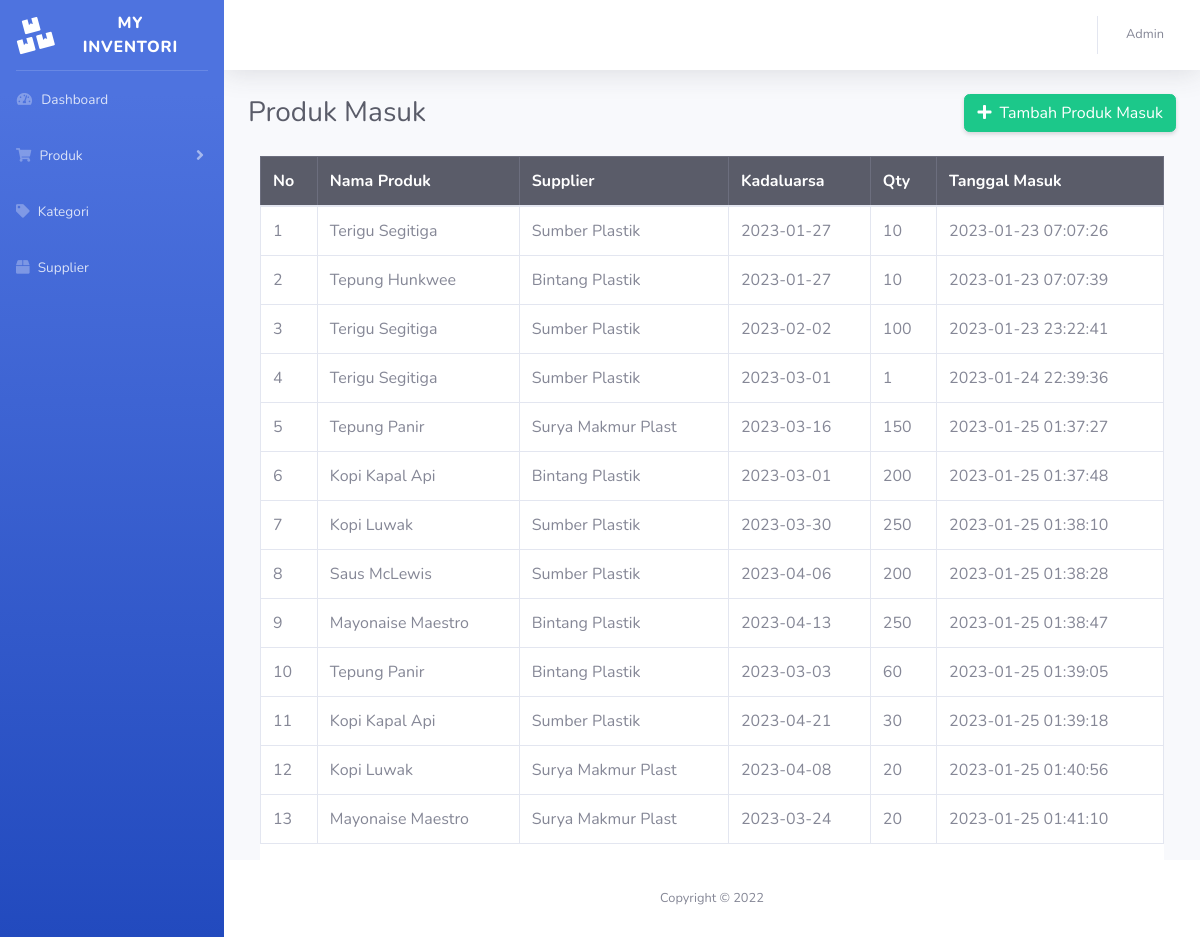
The page /produk_masuk.php (signed in) on the database its author committed.
### tables this page shows
CREATE TABLE `produk_masuk` (
  `id_masuk` int(255) NOT NULL,
  `id_produk` int(255) NOT NULL,
  `id_supplier` int(255) NOT NULL,
  `kadaluarsa` date NOT NULL,
  `qty` int(255) NOT NULL,
  `tgl_masuk` timestamp NOT NULL DEFAULT current_timestamp()
);

CREATE TABLE `produk` (
  `id_produk` int(255) NOT NULL,
  `nama_produk` varchar(255) NOT NULL,
  `id_kategori` int(255) NOT NULL,
  `harga` int(255) NOT NULL
);

CREATE TABLE `supplier` (
  `id_supplier` int(255) NOT NULL,
  `nama_supplier` varchar(255) NOT NULL,
  `alamat` varchar(255) NOT NULL,
  `email` varchar(255) NOT NULL,
  `telpon` varchar(255) NOT NULL
);

### produk_masuk.php (the view, shortened to what this page needs)
<?php
include '_koneksi.php';
$sql = "SELECT * FROM produk_masuk
INNER JOIN produk ON produk_masuk.id_produk = produk.id_produk
INNER JOIN supplier ON produk_masuk.id_supplier = supplier.id_supplier
ORDER BY id_masuk";
$result = $conn->query($sql);
if ($result->num_rows > 0) {
  while($row = $result->fetch_assoc()) {
    $produk_masuk[] = $row;
  }
} else {
  echo "0 results";
}
?>
<!DOCTYPE html>
<html lang="en">
<head>
    <link href="vendor/fontawesome-free/css/all.min.css" rel="stylesheet" type="text/css">
    <link href="css/sb-admin-2.min.css" rel="stylesheet">
</head>
<body id="page-top">
    <div id="wrapper">
		<?php include 'inc/sidebar.php'; ?>
        <div id="content-wrapper" class="d-flex flex-column">
            <div id="content">
				<?php include 'inc/topbar.php'; ?>
                <div class="container-fluid">
					<div class="d-sm-flex align-items-center justify-content-between mb-4">
						<h1 class="h3 mb-0 text-gray-800">Produk Masuk</h1>
						<a href="produk_masuk_tambah.php" class="btn btn-success shadow-sm">
						<i class="fas fa-plus mr-1"></i> Tambah Produk Masuk</a>
					</div>
					<div class="container">
						<div class="row bg-white">
							<table class="table table-bordered" id="dataTable" cellspacing="0">
								<thead class="table-dark">
									<tr>
										<th>No</th>
										<th>Nama Produk</th>
										<th>Supplier</th>
										<th>Kadaluarsa</th>
										<th>Qty</th>
										<th>Tanggal Masuk</th>
									</tr>
								</thead>
								<tbody>
								<?php foreach($produk_masuk as $produk_masuk): ?>
									<tr>
										<td><?= $produk_masuk['id_masuk'] ?></td>
										<td><?= $produk_masuk['nama_produk'] ?></td>
										<td><?= $produk_masuk['nama_supplier'] ?></td>
										<td><?= $produk_masuk['kadaluarsa'] ?></td>
										<td><?= $produk_masuk['qty'] ?></td>
										<td><?= $produk_masuk['tgl_masuk'] ?></td>
									</tr>
								<?php endforeach; ?>
								</tbody>
							</table>
						</div>
					</div>
                </div>
            </div>
			<?php include 'inc/footer.php'; ?>
        </div>
    </div>
</body>
</html>

### rows shown on the page
produk_masuk: id_masuk "1", id_produk.nama_produk "Terigu Segitiga", id_supplier.nama_supplier "Sumber Plastik", kadaluarsa "2023-01-27", qty "10", tgl_masuk "2023-01-23 07:07:26"
produk_masuk: id_masuk "2", id_produk.nama_produk "Tepung Hunkwee", id_supplier.nama_supplier "Bintang Plastik", kadaluarsa "2023-01-27", qty "10", tgl_masuk "2023-01-23 07:07:39"
produk_masuk: id_masuk "3", id_produk.nama_produk "Terigu Segitiga", id_supplier.nama_supplier "Sumber Plastik", kadaluarsa "2023-02-02", qty "100", tgl_masuk "2023-01-23 23:22:41"
produk_masuk: id_masuk "4", id_produk.nama_produk "Terigu Segitiga", id_supplier.nama_supplier "Sumber Plastik", kadaluarsa "2023-03-01", qty "1", tgl_masuk "2023-01-24 22:39:36"
produk_masuk: id_masuk "5", id_produk.nama_produk "Tepung Panir", id_supplier.nama_supplier "Surya Makmur Plast", kadaluarsa "2023-03-16", qty "150", tgl_masuk "2023-01-25 01:37:27"
produk_masuk: id_masuk "6", id_produk.nama_produk "Kopi Kapal Api", id_supplier.nama_supplier "Bintang Plastik", kadaluarsa "2023-03-01", qty "200", tgl_masuk "2023-01-25 01:37:48"
produk_masuk: id_masuk "7", id_produk.nama_produk "Kopi Luwak", id_supplier.nama_supplier "Sumber Plastik", kadaluarsa "2023-03-30", qty "250", tgl_masuk "2023-01-25 01:38:10"
produk_masuk: id_masuk "8", id_produk.nama_produk "Saus McLewis", id_supplier.nama_supplier "Sumber Plastik", kadaluarsa "2023-04-06", qty "200", tgl_masuk "2023-01-25 01:38:28"
produk_masuk: id_masuk "9", id_produk.nama_produk "Mayonaise Maestro", id_supplier.nama_supplier "Bintang Plastik", kadaluarsa "2023-04-13", qty "250", tgl_masuk "2023-01-25 01:38:47"
produk_masuk: id_masuk "10", id_produk.nama_produk "Tepung Panir", id_supplier.nama_supplier "Bintang Plastik", kadaluarsa "2023-03-03", qty "60", tgl_masuk "2023-01-25 01:39:05"
produk_masuk: id_masuk "11", id_produk.nama_produk "Kopi Kapal Api", id_supplier.nama_supplier "Sumber Plastik", kadaluarsa "2023-04-21", qty "30", tgl_masuk "2023-01-25 01:39:18"
produk_masuk: id_masuk "12", id_produk.nama_produk "Kopi Luwak", id_supplier.nama_supplier "Surya Makmur Plast", kadaluarsa "2023-04-08", qty "20", tgl_masuk "2023-01-25 01:40:56"
produk_masuk: id_masuk "13", id_produk.nama_produk "Mayonaise Maestro", id_supplier.nama_supplier "Surya Makmur Plast", kadaluarsa "2023-03-24", qty "20", tgl_masuk "2023-01-25 01:41:10"
